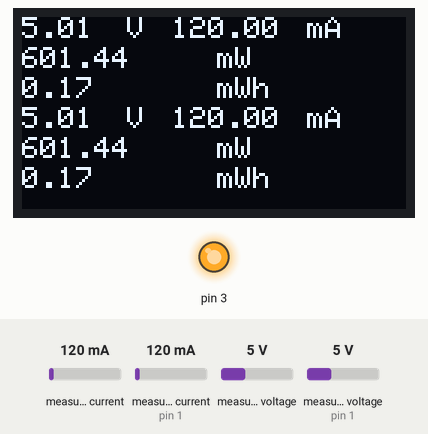
Simulated run of this sketch. Board: Arduino Uno, built with avr-gcc and run on an emulated ATmega328P. Shown: 128×64 one-colour display, output pins drawn as LEDs (lit = HIGH). Inputs (shaded band) come from the test bench; at power-on: measured voltage 5 V, measured current (sensor on pin 1) 120 mA, measured voltage (sensor on pin 1) 5 V, measured current 120 mA. What the sketch prints to the serial monitor is not drawn.

Above: at 2.5 s.
2.6 s: measured voltage (sensor 0) set to 4.5 V
At 5.4 s:
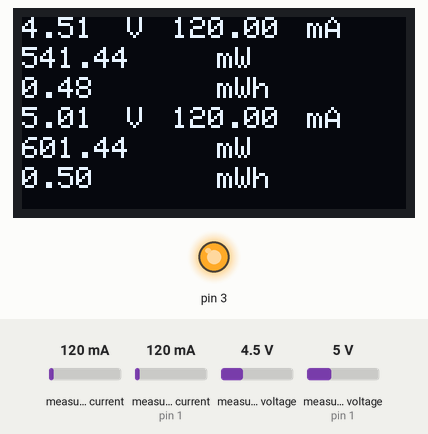
5.6 s: measured voltage (sensor 0) set to 3.9 V
At 6.5 s:
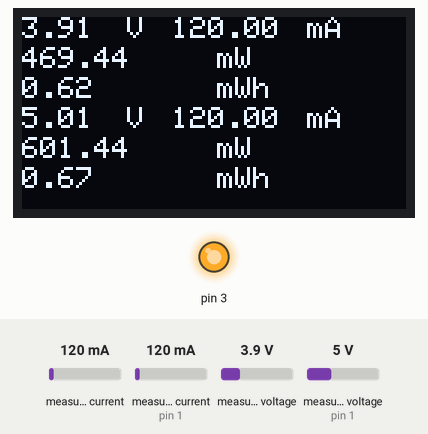
8.6 s: measured current (sensor on pin 1) set to 40 mA
At 11.0 s:
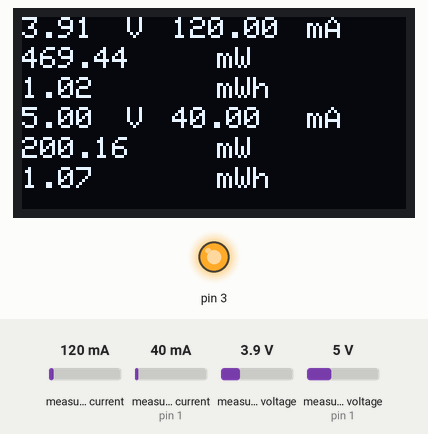
11.6 s: measured voltage (sensor on pin 1) set to 0.3 V
At 13.6 s:
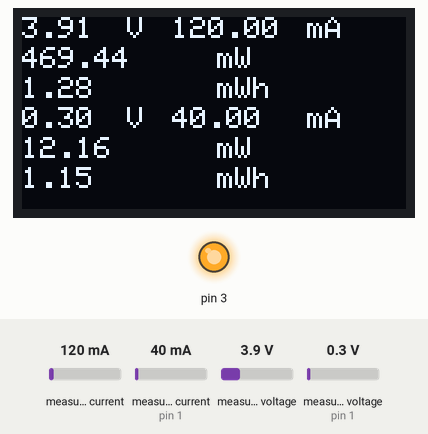
14.6 s: measured voltage (sensor 0) set to 3.1 V
At 15.9 s:
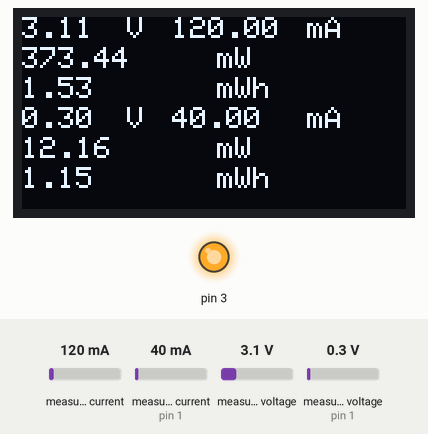
17.6 s: measured voltage (sensor 0) set to 2.8 V
At 18.7 s:
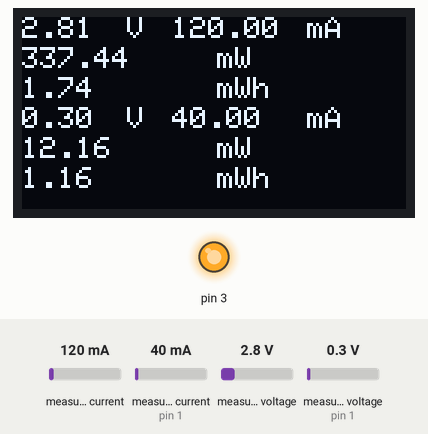
Timing chart, 0 to 21.4 s (numbered marks = the images above; inputs shaded):
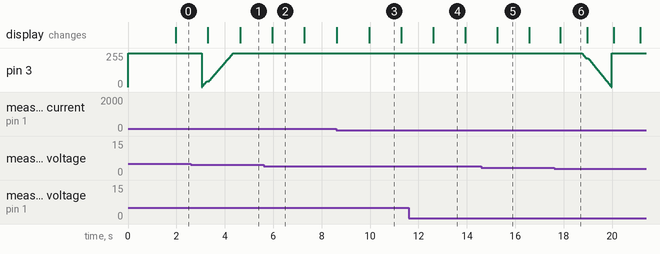

Measured:
- after the input at 5.6 s, pin 3: stops changing and stays 255/255
- what the display in image 2 shows lasts 1.3 s, from 6.0 s to 7.3 s

The sketch:

SCC_MPPT_Board_Firmware.ino
```cpp
#include <Wire.h>
#include <SPI.h>
#include <Adafruit_GFX.h>
#include <avr/io.h>
#include <util/delay.h>


//oled//
#include <Adafruit_SSD1306.h>
#define OLED_RESET 4
Adafruit_SSD1306 display(OLED_RESET);
///////

//ina219-sensor//
#include <Adafruit_INA219.h>
Adafruit_INA219 ina219_1;
Adafruit_INA219 ina219_2(0x41);
////

float a =86; // PWM signal variable

void setup()
{
//
 pinMode(3, OUTPUT);
  TCCR2A = _BV(COM2A0) | _BV(COM2B1) | _BV(WGM21) | _BV(WGM20);
  TCCR2B = _BV(WGM22) | _BV(CS21);
  OCR2A = 86;
  OCR2B = a;
//PWM initiation (23Khz)

//display initiation
  display.begin(SSD1306_SWITCHCAPVCC, 0x3C);
  display.clearDisplay();
  display.setTextSize(1);
  display.setTextColor(WHITE);
  display.setCursor(27,30);
  display.print("getting ready ");
  display.setCursor(37,40);
  display.print(a);
  display.display();
  ina219_1.begin();
  ina219_2.begin();
  Serial.begin(115200);
  delay(500);
  //
}


//Ina219_1 initition
float shuntvoltage_1 = 0;
float busvoltage_1 = 0;
float current_mA_1 = 0;
float loadvoltage_1 = 0;
float energy_1 = 0;
float power_1 = 0;
int b=0;

//ina219_2 initiation
float shuntvoltage_2 = 0;
float busvoltage_2 = 0;
float current_mA_2 = 0;
float loadvoltage_2 = 0;
float power_2 = 0;
float energy_2 = 0;

//MPPT variable program
float powerhold= 0;
float volthold=0;
float deltaenergy= 0;
float deltavolt = 0;
float time_exe=0;
float disptime= 0 ;
float energytime=0;
float time_log=0;

void loop()
{

  unsigned long currentMillis1 = millis();

  ina219values();

  deltaenergy = power_2 - powerhold;
  deltavolt = loadvoltage_2 - volthold;

if (loadvoltage_1<4.2)
{
  if (loadvoltage_1>=3)
  {
    Serial.print("MPPT!!!");Serial.print(";");
    MPPT_ALG();
  }
  else if (loadvoltage_1<3)
  {
    OCR2B = a;
    b=0;
    while((b==0))
    {
    unsigned long currentMillis1 = millis();
    if(current_mA_1>=380)
    {
      if(a>=86)
           {
            a=a-1  ;
           }
           else
           {
            a=a+1;
           }
    }
        else
        {
        if(a>0)
        {
          a=a-1;
         }
       else
          {a=1;}
           }

           OCR2B = a;
            ina219values();
            if (current_mA_1<=400)
            {
              if (loadvoltage_1>=3)
              {
              b=1;}
            }
      Serial.print("trickling!!!");Serial.print(";");
      Serial.print(loadvoltage_1);Serial.print(";");
      Serial.print(current_mA_1);Serial.print(";");
      Serial.print(loadvoltage_2);Serial.print(";");
      Serial.print(current_mA_2);;Serial.print(";");
      Serial.print(time_exe);Serial.print(";");
      Serial.println(a);
      unsigned long currentMillis2 = millis();
      time_exe=currentMillis2-currentMillis1;
      disptime=disptime+time_exe;
     if (disptime>=1000)
     {
      disptime=0;
      displaydata(); // this consume 340ms
      delay (50);
     }
      energy_1 = energy_1 + power_1 * time_exe / 3600000;
      energy_2 = energy_2 + power_2 * time_exe / 3600000;
      time_log=time_log+time_exe;
     }
  }
}


else if(loadvoltage_1>4.2)
{
  if(current_mA_1>=84)
  {
  a=a+1;
  }
  else if (current_mA_1<84)
  {
    a=86;
  }
}


volthold = loadvoltage_2;
powerhold = power_2;
OCR2B = a;
  if (disptime>=1000)
  {
    disptime=0;
    displaydata();
    delay (50);
  }
  unsigned long currentMillis2 = millis();
  time_exe=currentMillis2-currentMillis1;
  Serial.println(time_exe);
  disptime=disptime+time_exe;
  Serial.println(disptime);

  energy_1 = energy_1 + power_1 * time_exe / 3600000;
  energy_2 = energy_2 + power_2 * time_exe / 3600000;
  time_log=time_log+time_exe;

  Serial.print(loadvoltage_1);Serial.print(";");
  Serial.print(current_mA_1);Serial.print(";");
  Serial.print(loadvoltage_2);Serial.print(";");
  Serial.print(current_mA_2);;Serial.print(";");
  Serial.print(time_exe);Serial.print(";");
  Serial.println(a);
}

void displaydata() {
  display.clearDisplay();
  display.setCursor(0, 0);
  display.println(loadvoltage_1);
  display.setCursor(35, 0);
  display.println("V");
  display.setCursor(50, 0);
  display.println(current_mA_1);
  display.setCursor(95, 0);
  display.println("mA");
  display.setCursor(0, 10);
  display.println(power_1);
  display.setCursor(65, 10);
  display.println("mW");
  display.setCursor(0, 20);
  display.println(energy_1);
  display.setCursor(65, 20);
  display.println("mWh");

  display.setCursor(0, 30);
  display.println(loadvoltage_2);
  display.setCursor(35, 30);
  display.println("V");
  display.setCursor(50, 30);
  display.println(current_mA_2);
  display.setCursor(95, 30);
  display.println("mA");
  display.setCursor(0, 40);
  display.println(power_2);
  display.setCursor(65, 40);
  display.println("mW");
  display.setCursor(0, 50);
  display.println(energy_2);
  display.setCursor(65, 50);
  display.println("mWh");

  display.display();
}

void ina219values() {

  shuntvoltage_1 = ina219_1.getShuntVoltage_mV();
  busvoltage_1 = ina219_1.getBusVoltage_V();
  current_mA_1 = ina219_1.getCurrent_mA();
  loadvoltage_1 = busvoltage_1 + (shuntvoltage_1 / 1000);
  //energy_1 = energy_1 + loadvoltage_1 * current_mA_1 / 3600;
  power_1 = loadvoltage_1 * current_mA_1;

  shuntvoltage_2 = ina219_2.getShuntVoltage_mV();
  busvoltage_2 = ina219_2.getBusVoltage_V();
  current_mA_2 = ina219_2.getCurrent_mA();
  loadvoltage_2 = busvoltage_2 + (shuntvoltage_2 / 1000);
  //energy_2 = energy_2 + loadvoltage_2 * current_mA_2 / 3600;
  power_2 = loadvoltage_2 * current_mA_2;
}

void MPPT_ALG()
{
  if (deltaenergy > 0)
  {
    if (deltavolt > 0)
    {
      //pwm increase voltage
      if(a>0)
      {
           if(a>=86)
           {
            a=a-1   ;
           }
           else
           {
        a=a+1;
           }
      }
      else
      {a=1;
        }
    }
    else if (deltavolt < 0)
    {
      //pwm decrease voltage
      if(a>0)
      {
        a=a-1;
      }
      else
      {a=1;}
    }
  }

  else if (deltaenergy < 0)
  {
    if (deltavolt > 0)
    {
      //pwm decrease voltage
        if(a>0)
      {
        a=a-1;
      }
      else
      {a=1;}
    }
    else if (deltavolt < 0)
    {
      //pwm increase voltage
      if(a>0)
      {
        if(a>=86)
           {
            a=a-1  ;
           }
           else
           {
            a=a+1;
           }
      }
      else
      {a=1;}
    }
  }
}
```
